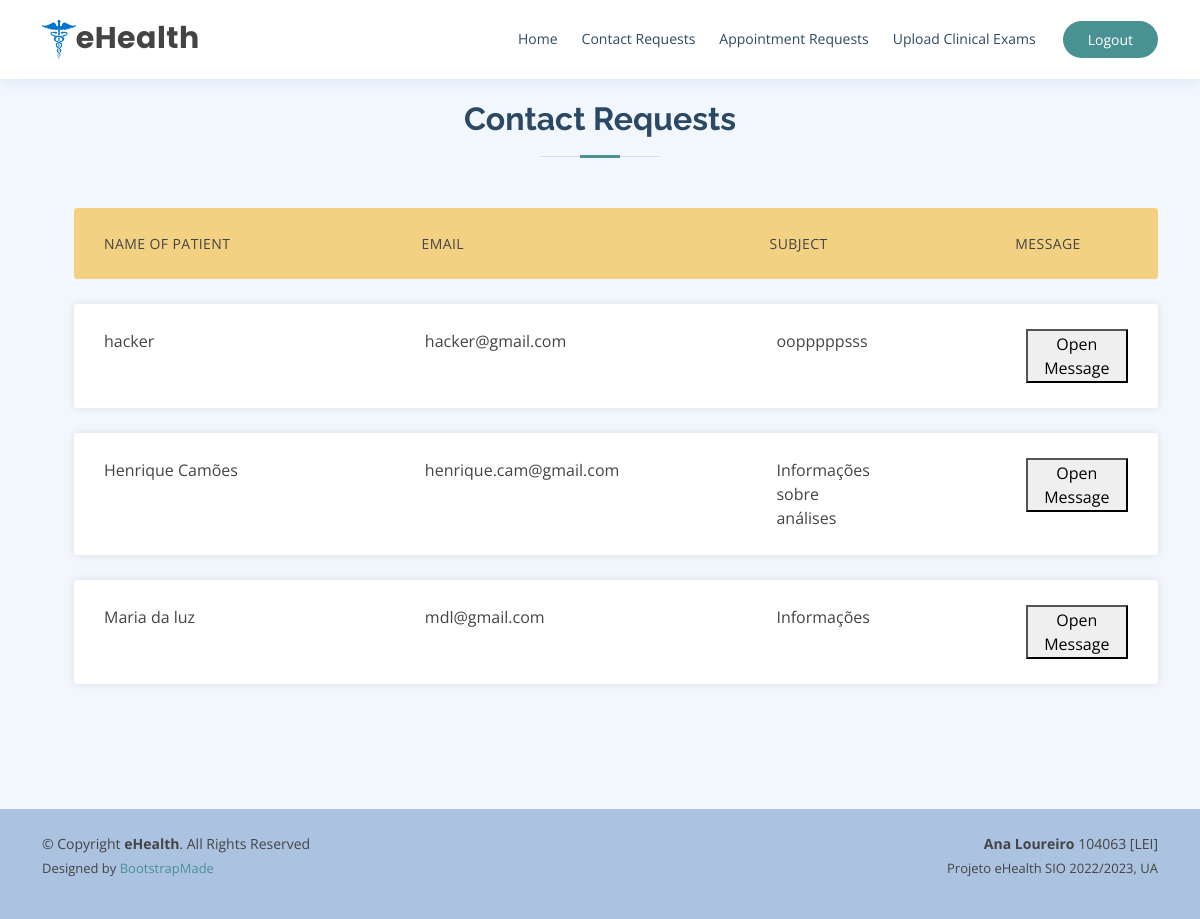
Screenshot of /ADMcontactReq.php (signed in) with the database file from the repository.
### tables this page shows
CREATE TABLE `contact` (
  `name` varchar(64) NOT NULL,
  `email` varchar(64) NOT NULL,
  `subject` varchar(64) NOT NULL,
  `message` varchar(200) NOT NULL
);

### www/ADMcontactReq.php (the view, shortened to what this page needs)
<!DOCTYPE html>
<html lang="en">
<head>
  <link href="assets/vendor/fontawesome-free/css/all.min.css" rel="stylesheet">
  <link href="assets/vendor/animate.css/animate.min.css" rel="stylesheet">
  <link href="assets/vendor/bootstrap/css/bootstrap.min.css" rel="stylesheet">
  <link href="assets/vendor/bootstrap-icons/bootstrap-icons.css" rel="stylesheet">
  <link href="assets/vendor/boxicons/css/boxicons.min.css" rel="stylesheet">
  <link href="assets/vendor/glightbox/css/glightbox.min.css" rel="stylesheet">
  <link href="assets/vendor/remixicon/remixicon.css" rel="stylesheet">
  <link href="assets/vendor/swiper/swiper-bundle.min.css" rel="stylesheet">
  <link href="assets/css/style.css" rel="stylesheet">
</head>
<body>
<?php
  include_once 'layout/header.php'
?>
  <section id="exams" class="appointment section-bg">
    <div class="container">
      <div class="section-title">
        <h2>Contact Requests</h2>
      </div>
      <ul class="responsive-table-appointment">
        <li class="table-header">
          <div class="col col-1">Name of Patient</div>
          <div class="col col-2">Email</div>
          <div class="col col-3">Subject</div>
          <div class="col col-4">Message</div>
        </li>
        <?php
            require_once 'phpFunctions/dbh.inc.php';
            if($_SESSION["userType"] == "admin"){
              $sql = "SELECT * FROM contact";
              if(!mysqli_query($conn, $sql)) {
                echo "<script>alert('Something went wrong. Please try again later')</script>";
                exit();
              }else{
                $resultData = mysqli_query($conn, $sql);
              }
              while ($row = $resultData->fetch_assoc()){
                  $num = $num+1;
                  echo '<li class="table-row">';
                  echo '<div class="col col-1" data-label="name">' .$row["name"] . '</div>';
                  echo '<div class="col col-2" data-label="email">' .$row["email"] . '</div>';
                  echo '<div class="col col-3" data-label="phone">' .$row["subject"] . '</div>';
                  echo "<div class='col col-7' data-label='Message'><button type='button' class='btn-lg' data-toggle='modal' data-target='#approve".$num."'>Open Message</button></div>";
              }
            }
          ?>
  </section>
  <?php
  include_once 'layout/footer.php'
  ?>
</body>
</html>

### www/assets/css/style.css (style rules this page uses)
body { font-family: "Open Sans", sans-serif; color: #444444; }
h1, h2, h3, h4, h5, h6 { font-family: "Raleway", sans-serif; }
section { padding: 100px 0; overflow: hidden; }
.section-bg { background-color: #f1f7fd; }
.section-title { text-align: center; padding-bottom: 30px; }
.section-title h2 { font-size: 32px; font-weight: bold; margin-bottom: 20px; padding-bottom: 20px; position: relative; color: #2c4964; }
.section-title h2::before { content: ""; position: absolute; display: block; width: 120px; height: 1px; background: #ddd; bottom: 1px; left: calc(50% - 60px); }
.section-title h2::after { content: ""; position: absolute; display: block; width: 40px; height: 3px; background: #4a9194; bottom: 0; left: calc(50% - 20px); }
.responsive-table-appointment li { border-radius: 3px; padding: 25px 30px; display: flex; justify-content: space-between; margin-bottom: 25px; }
.responsive-table-appointment .table-header { background-color: #f2d183; font-size: 14px; text-transform: uppercase; letter-spacing: 0.03em; }
.responsive-table-appointment .table-row { background-color: #fff; box-shadow: 0px 0px 9px 0px rgba(0, 0, 0, 0.1); }
.responsive-table-appointment .col-1 { flex-basis: 17%; }
.responsive-table-appointment .col-2 { flex-basis: 20%; }
.responsive-table-appointment .col-3 { flex-basis: 10%; }
.responsive-table-appointment .col-4 { flex-basis: 11%; }
.responsive-table-appointment .col-7 { flex-basis: 10%; }

### rows the page displays
contact: name "hacker", email "hacker@gmail.com", subject "oopppppsss"
contact: name "Henrique Camões", email "henrique.cam@gmail.com", subject "Informações sobre análises"
contact: name "Maria da luz", email "mdl@gmail.com", subject "Informações"
